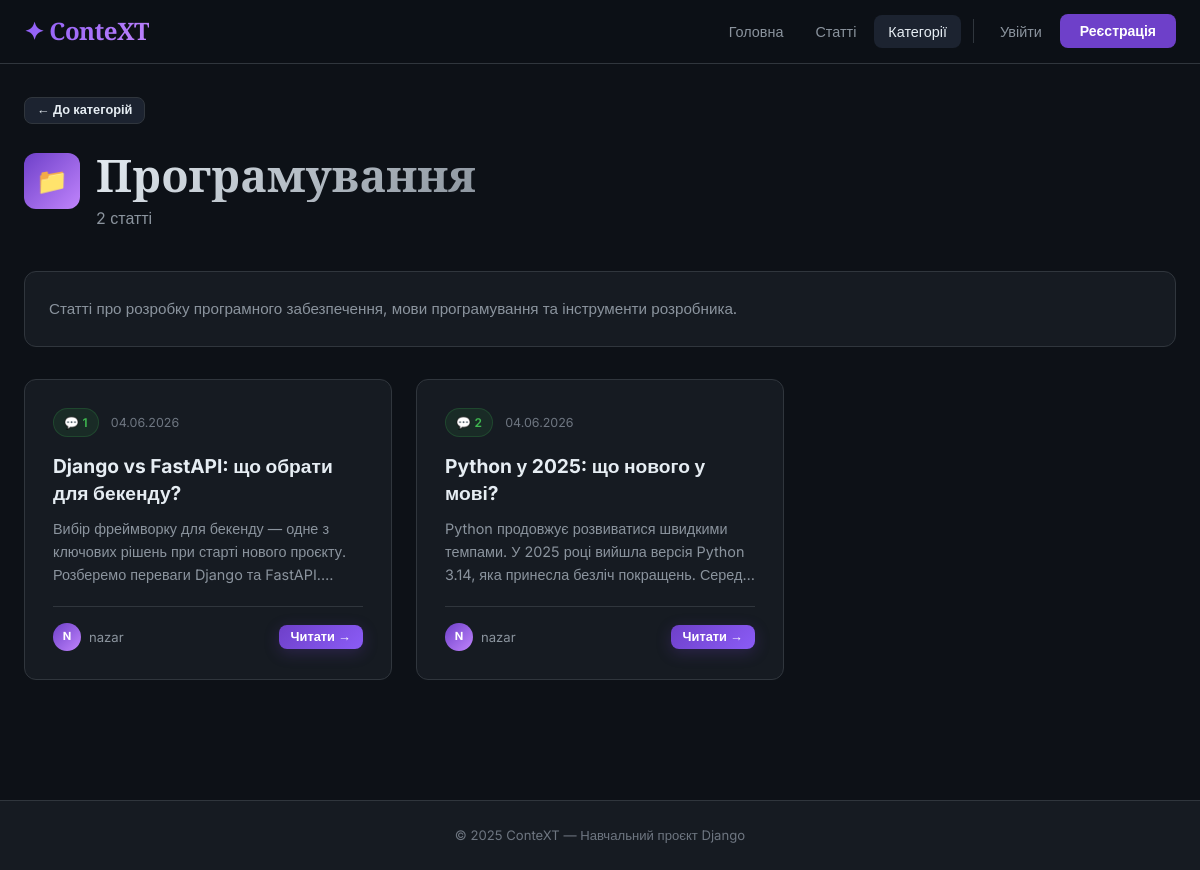
The page /categories/1/ on the database its author committed.
### blog/models.py (models this page shows, shortened)
class Category(models.Model):
    name = models.CharField(max_length=200, verbose_name='Назва')
    description = models.TextField(blank=True, verbose_name='Опис')
    class Meta:
        verbose_name = 'Категорія'
        verbose_name_plural = 'Категорії'
        ordering = ['name']

class Article(models.Model):
    title = models.CharField(max_length=300, verbose_name='Заголовок')
    content = models.TextField(verbose_name='Текст')
    published_at = models.DateTimeField(auto_now_add=True, verbose_name='Дата публікації')
    updated_at = models.DateTimeField(auto_now=True, verbose_name='Дата оновлення')
    category = models.ForeignKey(
        Category,
        on_delete=models.SET_NULL,
        null=True,
        blank=True,
        related_name='articles',
        verbose_name='Категорія'
    )
    author = models.ForeignKey(
        User,
        on_delete=models.CASCADE,
        related_name='articles',
        verbose_name='Автор'
    )
    class Meta:
        verbose_name = 'Стаття'
        verbose_name_plural = 'Статті'
        ordering = ['-published_at']

### blog/views.py (the view)
# urls.py: path('categories/<int:pk>/', views.category_detail, name='category_detail'),
def category_detail(request, pk):
    category = get_object_or_404(Category, pk=pk)
    articles = Article.objects.filter(category=category).select_related('author').annotate(
        num_comments=Count('comments')
    ).order_by('-published_at')
    return render(request, 'blog/category_detail.html', {
        'category': category,
        'articles': articles,
    })

### templates/blog/category_detail.html (shortened to what this page needs)
{% extends 'blog/base.html' %}
{% block content %}
<a href="{% url 'blog:category_list' %}" class="btn btn-secondary btn-sm" style="margin-bottom:24px;">← До категорій</a>
<div class="page-header-row">
  <div class="page-header">
    <div style="display:flex; align-items:center; gap:16px;">
      <div class="category-icon" style="width:56px;height:56px;font-size:1.6rem;">📁</div>
      <div>
        <h1 class="page-title" style="margin-bottom:4px;">{{ category.name }}</h1>
        <p class="page-subtitle">{{ articles|length }} {% if articles|length == 1 %}стаття{% elif articles|length >= 2 and articles|length <= 4 %}статті{% else %}статей{% endif %}</p>
      </div>
    </div>
  </div>
</div>
{% if category.description %}
<div class="card" style="margin-bottom:32px;">
  <div class="card-body">
    <p style="color:var(--text-secondary); font-size:0.95rem; line-height:1.7; margin:0;">{{ category.description }}</p>
  </div>
</div>
{% endif %}
{% if articles %}
  <div class="article-grid">
    {% for article in articles %}
    <article class="article-card">
      <div class="article-meta">
        <span class="badge badge-count">💬 {{ article.num_comments }}</span>
        <span class="article-date">{{ article.published_at|date:"d.m.Y" }}</span>
      </div>
      <h2 class="article-title">
        <a href="{% url 'blog:article_detail' article.pk %}">{{ article.title }}</a>
      </h2>
      <p class="article-excerpt">{{ article.content|truncatechars:160 }}</p>
      <div class="article-footer">
        <div class="author-info">
          <div class="author-avatar">{{ article.author.username|first|upper }}</div>
          <span>{{ article.author.username }}</span>
        </div>
        <a href="{% url 'blog:article_detail' article.pk %}" class="btn btn-primary btn-sm">Читати →</a>
      </div>
    </article>
    {% endfor %}
  </div>
{% endif %}
{% endblock %}

### static/css/style.css (style rules this page uses)
:root { --bg-dark: #0d1117; --bg-card: #161b22; --bg-hover: #1c2330; --border: #30363d; --accent: #6e40c9; --accent-light: #8b5cf6; --accent-glow: rgba(110, 64, 201, 0.25); --success: #3fb950; --danger: #f85149; --warning: #d29922; --info: #388bfd; --text-primary: #e6edf3; --text-secondary: #8b949e; --text-muted: #6e7681; --radius: 12px; --radius-sm: 8px; --shadow: 0 8px 32px rgba(0,0,0,0.4); --shadow-sm: 0 2px 8px rgba(0,0,0,0.3); --transition: 0.2s ease; --navbar-h: 64px; }
*, *::before, *::after { box-sizing: border-box; margin: 0; padding: 0; }
html { scroll-behavior: smooth; }
body { font-family: 'Inter', sans-serif; background: var(--bg-dark); color: var(--text-primary); min-height: 100vh; line-height: 1.6; }
a { color: var(--accent-light); text-decoration: none; transition: color var(--transition); }
.page-header { margin-bottom: 40px; }
.page-title { font-family: 'Playfair Display', serif; font-size: clamp(1.8rem, 4vw, 2.8rem); font-weight: 800; line-height: 1.2; margin-bottom: 8px; background: linear-gradient(135deg, var(--text-primary) 0%, var(--text-secondary) 100%); -webkit-background-clip: text; -webkit-text-fill-color: transparent; background-clip: text; }
.page-subtitle { color: var(--text-secondary); font-size: 1rem; }
.page-header-row { display: flex; align-items: flex-start; justify-content: space-between; gap: 16px; flex-wrap: wrap; }
.card { background: var(--bg-card); border: 1px solid var(--border); border-radius: var(--radius); transition: all var(--transition); overflow: hidden; }
.card-body { padding: 24px; }
.article-grid { display: grid; grid-template-columns: repeat(auto-fill, minmax(340px, 1fr)); gap: 24px; }
.article-card { background: var(--bg-card); border: 1px solid var(--border); border-radius: var(--radius); padding: 28px; transition: all var(--transition); position: relative; overflow: hidden; }
.article-card::before { content: ''; position: absolute; top: 0; left: 0; right: 0; height: 3px; background: linear-gradient(90deg, var(--accent), #c084fc); opacity: 0; transition: opacity var(--transition); }
.article-meta { display: flex; align-items: center; gap: 12px; margin-bottom: 16px; flex-wrap: wrap; }
.badge { display: inline-flex; align-items: center; gap: 4px; padding: 4px 10px; border-radius: 20px; font-size: 0.75rem; font-weight: 600; letter-spacing: 0.02em; }
.badge-count { background: rgba(59, 185, 80, 0.1); color: var(--success); border: 1px solid rgba(59, 185, 80, 0.2); }
.article-date { color: var(--text-muted); font-size: 0.78rem; }
.article-title { font-size: 1.2rem; font-weight: 700; margin-bottom: 10px; line-height: 1.4; }
.article-title a { color: var(--text-primary); }
.article-excerpt { color: var(--text-secondary); font-size: 0.9rem; line-height: 1.6; display: -webkit-box; -webkit-line-clamp: 3; -webkit-box-orient: vertical; overflow: hidden; margin-bottom: 20px; }
.article-footer { display: flex; align-items: center; justify-content: space-between; padding-top: 16px; border-top: 1px solid var(--border); }
.author-info { display: flex; align-items: center; gap: 8px; font-size: 0.82rem; color: var(--text-secondary); }
.author-avatar { width: 28px; height: 28px; border-radius: 50%; background: linear-gradient(135deg, var(--accent), #c084fc); display: flex; align-items: center; justify-content: center; font-size: 0.7rem; font-weight: 700; color: #fff; flex-shrink: 0; }
.category-icon { width: 48px; height: 48px; border-radius: 12px; background: linear-gradient(135deg, var(--accent), #c084fc); display: flex; align-items: center; justify-content: center; font-size: 1.4rem; margin-bottom: 16px; }
.btn { display: inline-flex; align-items: center; gap: 6px; padding: 10px 20px; border-radius: var(--radius-sm); font-size: 0.875rem; font-weight: 600; font-family: 'Inter', sans-serif; cursor: pointer; border: none; transition: all var(--transition); text-decoration: none; line-height: 1; white-space: nowrap; }
.btn-primary { background: linear-gradient(135deg, var(--accent), var(--accent-light)); color: #fff; box-shadow: 0 4px 15px var(--accent-glow); }
.btn-secondary { background: var(--bg-hover); color: var(--text-primary); border: 1px solid var(--border); }
.btn-sm { padding: 6px 12px; font-size: 0.8rem; }

### rows shown on the page
Category: name "Програмування", description "Статті про розробку програмного забезпечення, мови програмування та інструменти розробника."
Article: num_comments "1", published_at "04.06.2026", title "Django vs FastAPI: що обрати для бекенду?", content "Вибір фреймворку для бекенду — одне з ключових рішень при старті нового проєкту. Розберемо переваги Django та…", author.username|first "N", author.username "nazar"
Article: num_comments "2", published_at "04.06.2026", title "Python у 2025: що нового у мові?", content "Python продовжує розвиватися швидкими темпами. У 2025 році вийшла версія Python 3.14, яка принесла безліч покращень.…", author.username|first "N", author.username "nazar"

### other values the page prints
{{ articles|length }} "2"
